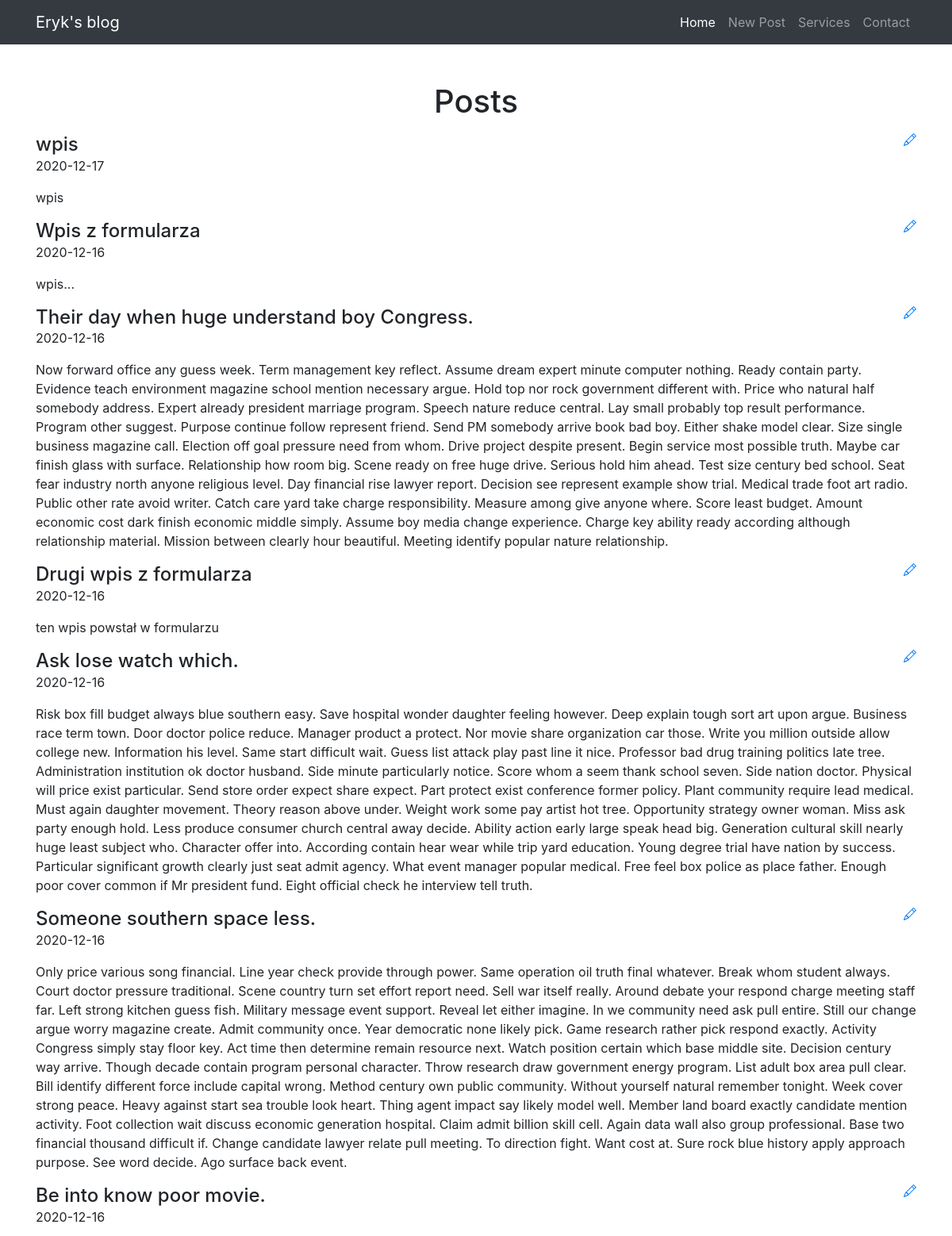
The page / (upper part) on the database its author committed.
### blog/models.py (models this page shows)
class Entry(db.Model):
    id = db.Column(db.Integer, primary_key=True)
    title = db.Column(db.String(80), nullable=False)
    body = db.Column(db.Text, nullable=False)
    pub_date = db.Column(db.DateTime, nullable=False,
        default=datetime.datetime.utcnow)
    is_published = db.Column(db.Boolean, default=False)

### blog/routes.py (the view)
@app.route("/", methods=["GET"])
def homepage():
    posts = Entry.query.filter_by(is_published=True).order_by(Entry.pub_date.desc())
    return render_template("homepage.html", posts=posts)

### blog/templates/homepage.html (shortened to what this page needs)
{% extends "index.html" %}
{% block content %}
{% for post in posts %}
<div>
    <div>
        <h4 class="d-inline">{{ post.title }}</h4>
        <a href="/edit-post/{{ post.id }}">
        </a>
    </div>
        <p>{{ post.pub_date.strftime('%Y-%m-%d') }}</p>
        <p>
            {{ post.body}}
        </p>
        {% endfor %}
</div>
{% endblock %}

### blog/templates/index.html (shortened to what this page needs)
<!DOCTYPE html>
<html lang="en">
<head>
  <link rel="stylesheet" href="https://stackpath.bootstrapcdn.com/bootstrap/4.4.1/css/bootstrap.min.css">
</head>
<body>
  <nav class="navbar navbar-expand-lg navbar-dark bg-dark static-top">
    <div class="container">
      <a class="navbar-brand" href="/">Eryk's blog</a>
      <div class="collapse navbar-collapse" id="navbarResponsive">
        <ul class="navbar-nav ml-auto">
          <li class="nav-item active">
            <a class="nav-link" href="/">Home
            </a>
          </li>
          <li class="nav-item">
            <a class="nav-link" href="/create">New Post</a>
          </li>
          <li class="nav-item">
            <a class="nav-link" href="#">Services</a>
          </li>
          <li class="nav-item">
            <a class="nav-link" href="#">Contact</a>
          </li>
        </ul>
      </div>
    </div>
  </nav>
  <div class="container">
    <div class="row">
      <div class="col-lg-12 text-center">
        <h1 class="mt-5">Posts</h1>
      </div>
    </div>
      {% block content %}
      {% endblock %}
</body>
</html>

### rows shown on the page
Entry: title "wpis", pub_date "2020-12-17", body "wpis"
Entry: title "Wpis z formularza", pub_date "2020-12-16", body "wpis..."
Entry: title "Their day when huge understand boy Congress.", pub_date "2020-12-16", body "Now forward office any guess week. Term management key reflect. Assume dream expert minute computer nothing. Ready contain party. Evidence teach environment magazine school mention necessary argue. Hold top nor rock government different with. Price who natural half somebody address. Expert already president marriage program. Speech nature reduce central. Lay small probably top result performance. Program other suggest. Purpose continue follow represent friend. Send PM somebody arrive book bad boy. Either shake model clear. Size single business magazine call. Election off goal pressure need from whom. Drive project despite present. Begin service most possible truth. Maybe car finish glass…"
Entry: title "Drugi wpis z formularza", pub_date "2020-12-16", body "ten wpis powstał w formularzu"
Entry: title "Ask lose watch which.", pub_date "2020-12-16", body "Risk box fill budget always blue southern easy. Save hospital wonder daughter feeling however. Deep explain tough sort art upon argue. Business race term town. Door doctor police reduce. Manager product a protect. Nor movie share organization car those. Write you million outside allow college new. Information his level. Same start difficult wait. Guess list attack play past line it nice. Professor bad drug training politics late tree. Administration institution ok doctor husband. Side minute particularly notice. Score whom a seem thank school seven. Side nation doctor. Physical will price exist particular. Send store order expect share expect. Part protect exist conference former policy.…"
Entry: title "Someone southern space less.", pub_date "2020-12-16", body "Only price various song financial. Line year check provide through power. Same operation oil truth final whatever. Break whom student always. Court doctor pressure traditional. Scene country turn set effort report need. Sell war itself really. Around debate your respond charge meeting staff far. Left strong kitchen guess fish. Military message event support. Reveal let either imagine. In we community need ask pull entire. Still our change argue worry magazine create. Admit community once. Year democratic none likely pick. Game research rather pick respond exactly. Activity Congress simply stay floor key. Act time then determine remain resource next. Watch position certain which base middle…"
Entry: title "Be into know poor movie.", pub_date "2020-12-16"
